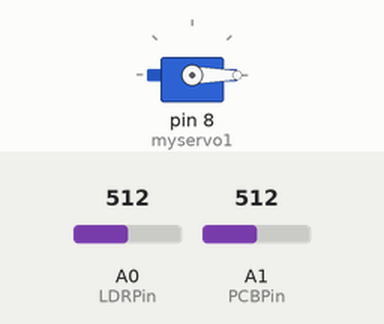
Simulated run of this sketch. Board: Arduino Uno, built with avr-gcc and run on an emulated ATmega328P. Shown: servo. The inputs (shaded band) are chosen by the test bench; at power-on: A0 (LDRPin) = 512, A1 (PCBPin) = 512.

Above: at 1.8 s.
1.9 s: A0 (LDRPin) set to 109
3.4 s: A0 (LDRPin) set to 95
At 5.2 s:
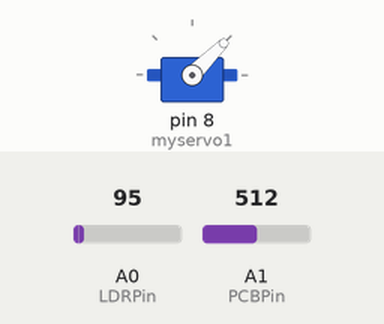
5.5 s: A0 (LDRPin) set to 122
At 6.8 s:
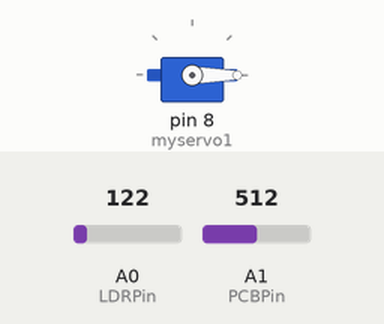
7.5 s: A0 (LDRPin) set to 90
At 8.4 s:
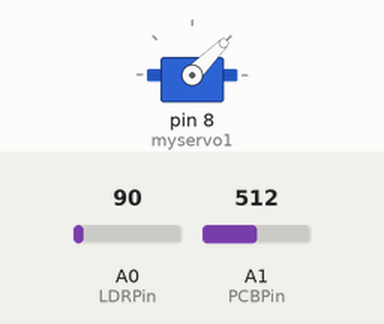
Timing chart, 0 to 10.5 s (numbered marks = the images above; inputs shaded):
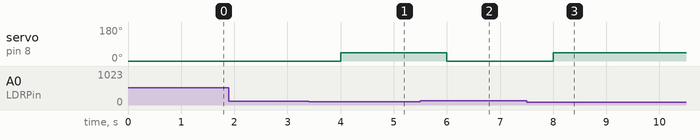

The sketch:

smart_window.ino
```cpp
#include <Servo.h>
int LDRPin=0; //Sensor ตรวจสอบแสง -> A1
int PCBPin=1; //Sensor ตรวจสอบน้ำ -> A3
Servo myservo1;

void setup()
{
  pinMode(LDRPin, INPUT);
  pinMode(PCBPin, INPUT);
  myservo1.attach(8); //Servo -> D8
  Serial.begin(9600);
}


void loop()
{
  // read the input on analog
  int LDRVal = analogRead(LDRPin);
  int PCBVal = analogRead(PCBPin);

  // check condition
  if (LDRVal <=100 && PCBVal >=100){  //มีแสง และฝนไม่ตก
    myservo1.write(45); //หน้าต่างเปิด
  }
  else {  //ไม่มีแสง หรือ ฝนตก
    myservo1.write(0);  //หน้าต่างปิด
  }
  delay(1000);
}
```

Measured:
- the behaviour switches between 101 and 100 on A0 (LDRPin) (found by bisection; images 0 and 1)
- after the input at 1.9 s, every drawn part: stays the same
- after the input at 3.4 s, servo on pin 8 (myservo1): 0° → 45° after 0.60 s
- after the input at 5.5 s, servo on pin 8 (myservo1): 45° → 0° after 0.50 s
- after the input at 7.5 s, servo on pin 8 (myservo1): 0° → 45° after 0.50 s
